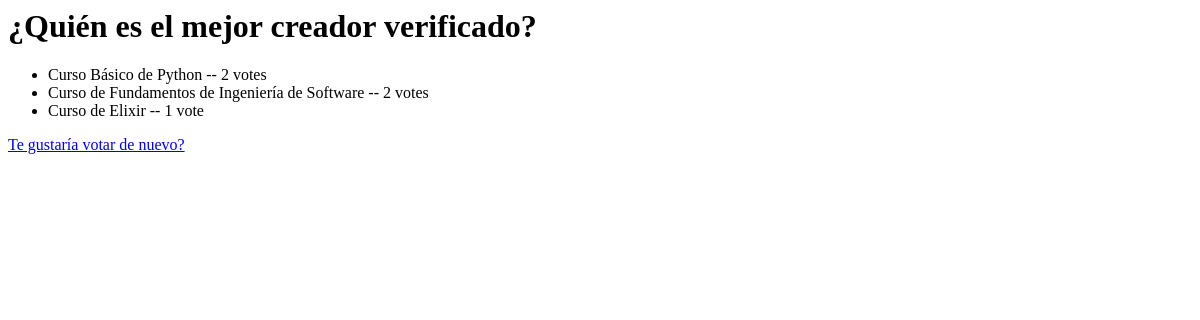
The app's page /polls/1/results/, older data.
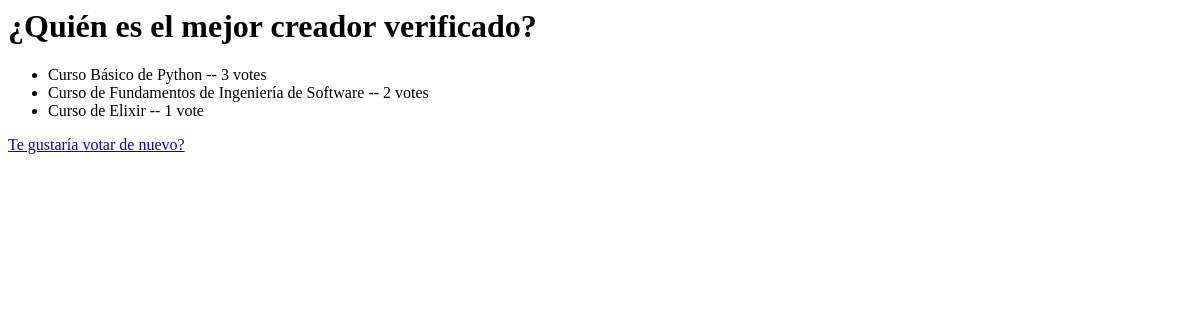
The same page, newer data.
### polls/models.py (models this page shows, shortened)
class Choice(models.Model):
    question = models.ForeignKey(Question, on_delete=models.CASCADE)
    choice_text = models.CharField(max_length=200)
    votes = models.IntegerField(default=0)

### polls/views.py (the view)
# urls.py: path("<int:pk>/results/", views.ResultView.as_view(), name="results"),
class ResultView(generic.DetailView):
    model = Question
    template_name = "polls/results.html"
    def get_queryset(self):
        return Question.objects.filter(pub_date__lte=timezone.now())

### polls/templates/polls/results.html
<h1>{{ question.question_text }}</h1>
<ul>
  {% for choice in question.choice_set.all %}
  <li>
    {{ choice.choice_text }} -- {{ choice.votes }}
    vote{{choice.votes|pluralize}}
  </li>
  {% endfor %}
</ul>
<a href="{% url 'polls:detail' question.id %}">Te gustaría votar de nuevo?</a>

Row changes from the older to the newer data that the page shows:
changed Choice "Curso Básico de Python": votes "2" → "3"
